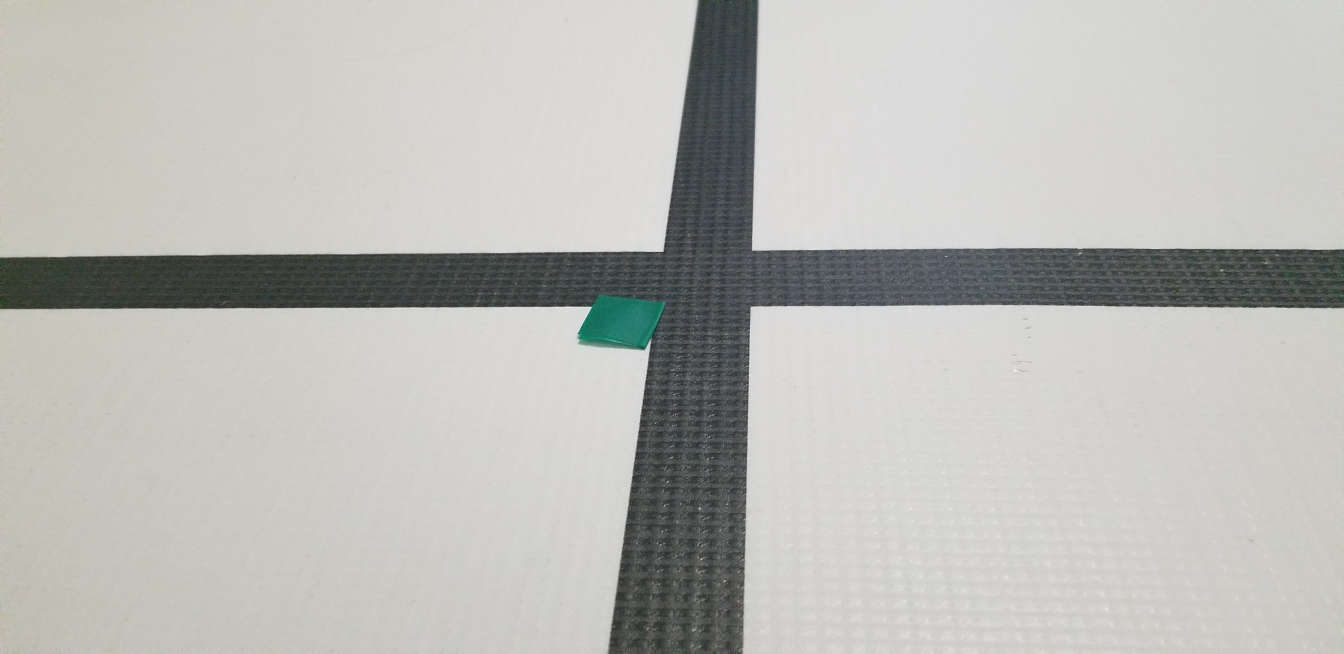
#> input picture software/vision/images/intersection/4.jpg, 4032 x 1960 px, found by its file name (shown at 1/3 size)
$ python line.py
#> lines starting #> are read from the running program, lines starting #| are printed output that depends on the picture; after the words box and inside, x2 and y2 are one past the last pixel; in counts of white or black regions, pixels touching at a corner belong together
### software/vision/colors.py
import os

import cv2 as cv
import numpy as np

from .common import clean_mask, flatten, group

BLACK_COLOR_RANGE = (
        (0, 0, 0),
        (60, 60, 60)
        )
GREEN_COLOR_RANGE = (
        (140, 225, 100),
        (200, 255, 180)
        )
SILVER_COLOR_RANGE = (
        (55, 70, 90),
        (90, 90, 115)
        )
OBSTACLE_COLOR_RANGE = (
        (80, 60, 55),
        (110, 70, 65)
        )
ALL_RANGES = [
              BLACK_COLOR_RANGE,
              GREEN_COLOR_RANGE,
              SILVER_COLOR_RANGE,
              OBSTACLE_COLOR_RANGE
              ]
RANGE_NAMES = ("black", "green", "silver", "obstacle")


# [24 lines left out: functions _copy_all_ranges, load_color_ranges, save_color_ranges, not called in this run]


def find_black(img) -> cv.Mat:
    return find_color(img, BLACK_COLOR_RANGE)


def find_green(img) -> cv.Mat:
    return find_color(img, GREEN_COLOR_RANGE)


def find_silver(img) -> cv.Mat:
    return find_color(img, SILVER_COLOR_RANGE)


def find_obstacle(img) -> cv.Mat:
    return find_color(img, OBSTACLE_COLOR_RANGE)


def find_color(img: cv.Mat, range_) -> cv.Mat:
    img = cv.cvtColor(img, cv.COLOR_BGR2LAB)
    mask = cv.inRange(img, *range_)
    return clean_mask(mask)


# [50 lines left out: function main, not called in this run]


# [2 lines that do not run on import are left out]

### software/vision/common.py
import math
from typing import Iterable, List, Tuple
import numpy as np
import cv2 as cv

ColorT = Tuple[int, int, int]


def clean_mask(mask: cv.Mat) -> cv.Mat:
    kernel_erote = np.ones((3, 3), np.uint8)
    erosion = cv.erode(mask, kernel_erote, iterations=1)

    kernel_dilate = np.ones((9, 9), np.uint8)
    dilation = cv.dilate(erosion, kernel_dilate, iterations=2)

    kernel_close = np.ones((5,5),np.uint8)
    closing = cv.morphologyEx(dilation, cv.MORPH_CLOSE, kernel_close)

    return closing


def draw_horizontal_line(img: cv.Mat, y: int, color: ColorT):
    cv.line(img, (0, y), (img.shape[1], y), color)


def draw_vertical_line(img: cv.Mat, x: int, color: ColorT):
    cv.line(img, (x, 0), (x, img.shape[0]), color)


# [10 lines left out: function draw_angled_line, not called in this run]


def upper_row(mat: cv.Mat, height: int = 1) -> cv.Mat:
    return mat[0:height,:]


def lower_row(mat: cv.Mat, height: int = 1) -> cv.Mat:
    return mat[mat.shape[0] - height:,:]


def mid_row(mat: cv.Mat) -> cv.Mat:
    return mat[mat.shape[0] // 2,:]


def left_half(mat: cv.Mat) -> cv.Mat:
    return mat[:, (mat.shape[1] // 2):]


def right_half(mat: cv.Mat) -> cv.Mat:
    return mat[:, :(mat.shape[1] // 2)]


def is_mat_empty(mat: cv.Mat) -> bool:
    return bool(np.all(mat == 0))


def is_mat_filled(mat: cv.Mat) -> bool:
    return bool(np.all(mat))


def get_fill_frac(mat: cv.Mat) -> float:
    area = mat.shape[0] * mat.shape[1]
    if area == 0:
        return 0.0
    return np.count_nonzero(mat) / area


def flatten(l: Iterable[tuple]) -> list:
    return [y for x in l for y in x]


def group(l, elements: int) -> List[tuple]:
    return [tuple(l[i + x] for x in range(elements)) for i in range(0, len(l) - (elements - 1), elements)]

### software/vision/window.py
from __future__ import annotations
from typing import List, Union

import cv2 as cv
import skimage.measure
import numpy as np

from .common import draw_horizontal_line

WINDOW_HEIGHT = 5

RegionProperties = skimage.measure._regionprops.RegionProperties


def win2px(pos: float) -> int:
    return round(pos * WINDOW_HEIGHT)


def px2win(px: int) -> float:
    return px / WINDOW_HEIGHT


def windows_in_image(img: cv.Mat) -> float:
    return px2win(img.shape[0]) - 1


class Window:
    def __init__(self, img: cv.Mat, start: float) -> None:
        self.img = img
        self.pos = start

        if self.start < 0 or self.end > self.img.shape[0]:
            raise ValueError(f"out of bounds: {self.start=}, {self.end=}")

    @property
    def end(self) -> int:
        return self.img.shape[0] - win2px(self.pos)

    @property
    def start(self) -> int:
        return self.end - WINDOW_HEIGHT

    @property
    def roi(self) -> cv.Mat:
        return self.img[self.start:self.end, :]

    # [10 lines left out: functions regions, draw, not called in this run]

    def __repr__(self) -> str:
        return f"Window(pos={self.pos}, start={self.start}, end={self.end})"

    # [7 lines left out: function __eq__, not called in this run]

### software/vision/line.py
from __future__ import annotations

import math
from typing import Iterator, List, Optional, Tuple, Union
from dataclasses import dataclass

import cv2 as cv
import numpy as np

from .colors import find_black
from .window import RegionProperties, Window, windows_in_image
from .common import draw_angled_line, get_fill_frac, is_mat_empty, lower_row, upper_row

LINE_WINDOW_STEP = 0.5
LINE_WINDOW_FIRST_MAX_OFFSET = 25.0
LINE_WINDOWS_DISTANCE_RANGE = (2.0, 10.0)
MAX_REGIONS_DISTANCE = 30  # shortest distance


def arange_offset(start: float, offset: float, step: float, include_end: bool = False) -> np.ndarray:
    if step > 0:
        end = start + offset
    elif step < 0:
        if offset > start:
            raise ValueError(f"offset is too big ({start=}, {offset=})")
        end = start - offset
    else:
        raise ValueError("step is 0")
    if include_end:
        end += step
    return np.arange(start, end, step)


@dataclass
class WindowPair:
    lower: Optional[Window]
    upper: Optional[Window]

    @staticmethod
    def empty() -> WindowPair:
        return WindowPair(None, None)

    @property
    def is_complete(self) -> bool:
        return all(x is not None for x in self)

    # [5 lines left out: function draw, not called in this run]

    def __iter__(self) -> Iterator[Optional[Window]]:
        return iter((self.lower, self.upper))


@dataclass
class LineInfo:
    x_offset: int
    angle: Optional[float]

    # [9 lines left out: function draw, not called in this run]


def validate_window(win: Union[cv.Mat, Window]) -> bool:
    if isinstance(win, Window):
        win = win.roi
    return all([
        not is_mat_empty(lower_row(win)),
        not is_mat_empty(upper_row(win)),
        get_fill_frac(win) < 0.2,
        ])


def find_window(img: cv.Mat,
                start: float = 0,
                max_offset: Optional[float] = None,
                step: Optional[float] = None) -> Optional[Window]:
    max_offset  = min(max_offset or math.inf, windows_in_image(img))
    step = step or 1.0

    for pos in arange_offset(start, max_offset, step, include_end=True):
        win = Window(img, pos)
        if validate_window(win):
            return win
    return None


def find_line_window_pair(img: cv.Mat) -> WindowPair:
    res = WindowPair.empty()

    res.lower = find_window(img,
                            start=0.0,
                            max_offset=LINE_WINDOW_FIRST_MAX_OFFSET,
                            step=LINE_WINDOW_STEP)
    if res.lower is None:
        return res

    max_distance = res.lower.pos + 1 + LINE_WINDOWS_DISTANCE_RANGE[1]
    min_distance_offset = LINE_WINDOWS_DISTANCE_RANGE[1] \
                            - LINE_WINDOWS_DISTANCE_RANGE[0]
    res.upper = find_window(img,
                            start=max_distance,
                            max_offset=min_distance_offset,
                            step=-LINE_WINDOW_STEP)

    return res


# [4 lines left out: function get_best_region, not called in this run]


def reduce_region(region: RegionProperties) -> int:
    return round(region.centroid[1])


def region_width(reg: RegionProperties) -> int:
    start_x, end_x = reg.bbox[1], reg.bbox[3]
    return end_x - start_x


def bound_middle(bound: Tuple[int, int]) -> int:
    return bound[0] + (bound[1] - bound[0]) // 2


# [9 lines left out: function bounds_distance, not called in this run]


def regions_distance(a: RegionProperties, b: RegionProperties) -> int:
    bound_a, bound_b = (a.bbox[1], a.bbox[3]), (b.bbox[1], b.bbox[3])
    return bounds_distance(bound_a, bound_b)


# [42 lines left out: functions get_matching_regions, locate_line, not called in this run]


def main():
    from . import colors
    colors.BLACK_COLOR_RANGE =  (
            (0, 0, 0),
            (120, 120, 120)
            )

    img = cv.imread("./vision/images/intersection/4.jpg")
#> img is the input picture: shape (1960, 4032, 3); mean B, G, R 184.3, 188.2, 188
    img = cv.resize(img, (img.shape[1] // 4, img.shape[0] // 4))
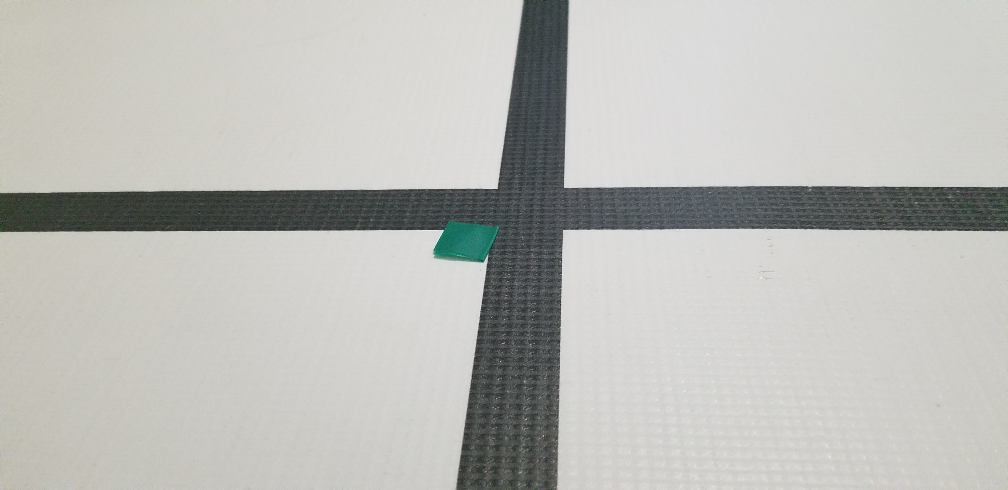
#> img: shape (490, 1008, 3); mean B, G, R 184.4, 188.3, 188.1

    mask = find_black(img)
#> in find_color, `img = cv.cvtColor(img, cv.COLOR_BGR2LAB)`: img: shape (490, 1008, 3); mean of channels 0, 1, 2 193.2, 127.3, 129.9
#> in find_color, `mask = cv.inRange(img, *range_)`:
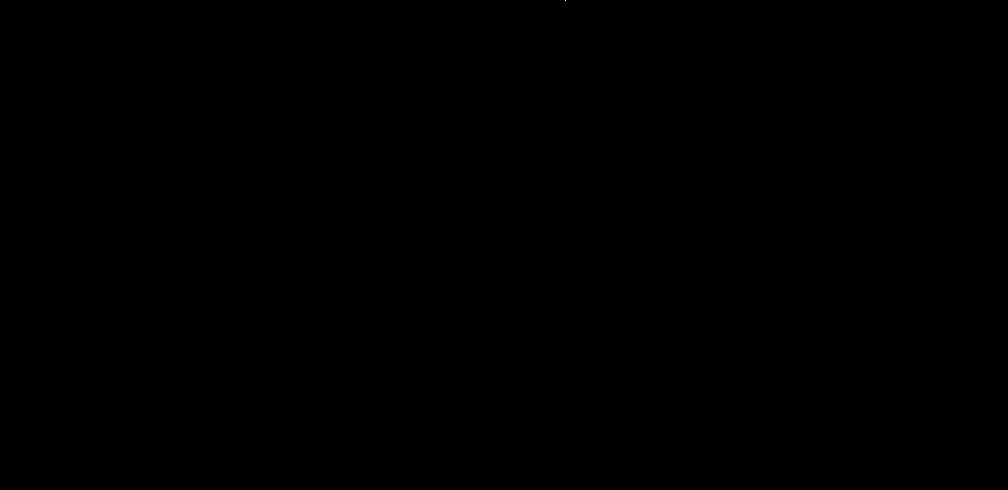
#> mask: shape (490, 1008); 0% white in thin lines or dots, all inside (x1, y1, x2, y2) = (565, 0, 566, 1)
#> in clean_mask, `erosion = cv.erode(mask, kernel_erote, iterations=1)`: erosion: shape (490, 1008); every value is 0
    wins = find_line_window_pair(mask)
#> in find_window, `max_offset  = min(max_offset or math.inf, windows_in_image(img))`: max_offset = 25
#> in arange_offset, `end += step`: end = 25.5
#> the loop in find_window, `for pos in arange_offset(start, max_offset, step, include_end=True):` made 51 passes
#> pos on passes 2 to 13: 0.5, 1, 1.5, 2, 2.5, 3, 3.5, 4, 4.5, 5, 5.5, 6
    if wins == WindowPair.empty():
        print("no window")
        return

    wins.draw(img)

    line = locate_line(wins)
    print(line)
    line.draw(img)

    cv.imshow("mask", mask)
    cv.imshow("img", img)
    while cv.waitKey(0) != 27:
        pass


if __name__ == "__main__":
    main()
